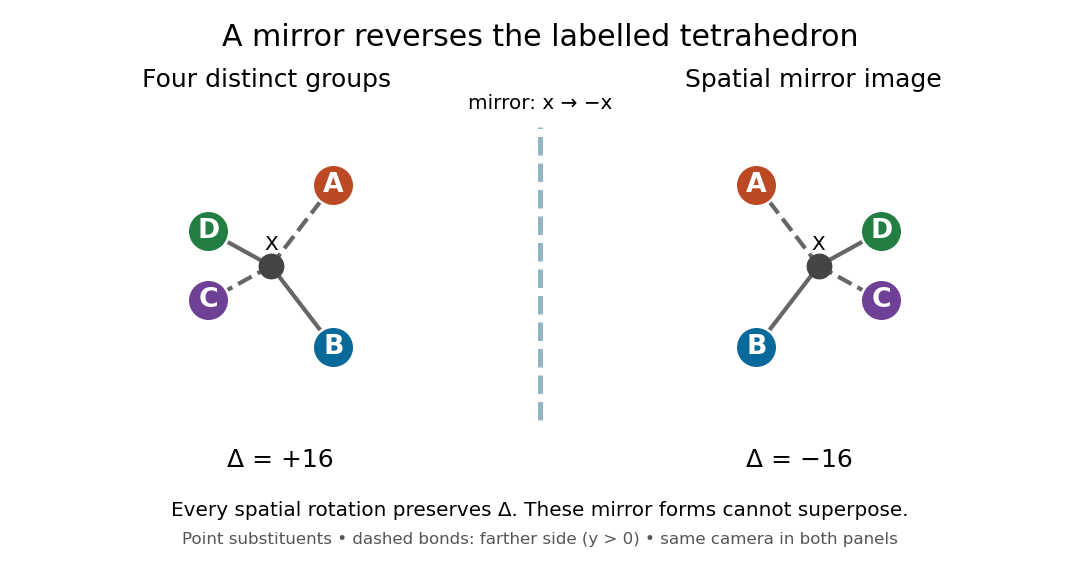

The script that drew this image:
"""Spatial mirror model. Run from _media.

Tested: Python 3.14, matplotlib 3.10.7, numpy 2.3.5.
Dimensionless point substituents, not measured molecular coordinates.
"""
from pathlib import Path
import json
import matplotlib.pyplot as plt
import numpy as np

V = np.array([[1, 1, 1], [1, -1, -1], [-1, 1, -1], [-1, -1, 1]], float)
S = np.diag([-1., 1., 1.])
COLORS = ['#bb4a24', '#08699b', '#6e4096', '#237e43']


def volume6(points):
    return np.linalg.det((points[:3] - points[3]).T)


def draw(ax, points, title):
    ax.set_proj_type('ortho')
    ax.view_init(elev=22, azim=-90)
    for i, p in enumerate(points):
        ax.plot([0, p[0]], [0, p[1]], [0, p[2]], color='#666666',
                lw=2.5, ls='--' if p[1] > 0 else '-')
        ax.scatter(*p, s=620, color=COLORS[i], edgecolors='white',
                   linewidths=1.5, depthshade=False)
        ax.text(*p, 'ABCD'[i], ha='center', va='center',
                color='white', fontsize=16, fontweight='bold', zorder=100)
    ax.scatter(0, 0, 0, s=210, color='#444444', depthshade=False)
    ax.text(0, 0, .28, 'X', ha='center', fontsize=12)
    ax.set(xlim=(-1.7, 1.7), ylim=(-1.7, 1.7), zlim=(-1.7, 1.7))
    ax.set_box_aspect((1, 1, 1))
    ax.set_axis_off()
    ax.set_title(title, fontsize=15, pad=-3)


def main():
    mirror = V @ S.T
    delta, delta_mirror = volume6(V), volume6(mirror)
    assert np.isclose(delta, 16) and np.isclose(delta_mirror, -16)
    assert np.isclose(np.linalg.det(S), -1)
    assert np.allclose(V @ V.T, mirror @ mirror.T)
    fig = plt.figure(figsize=(9, 4.8), facecolor='white')
    draw(fig.add_subplot(121, projection='3d'), V, 'Four distinct groups')
    draw(fig.add_subplot(122, projection='3d'), mirror, 'Spatial mirror image')
    fig.subplots_adjust(left=.02, right=.98, bottom=.22, top=.84, wspace=.12)
    fig.suptitle('A mirror reverses the labelled tetrahedron', fontsize=18, y=.96)
    fig.add_artist(plt.Line2D([.5, .5], [.27, .78], transform=fig.transFigure,
                             color='#93b6c7', lw=3, ls='--'))
    fig.text(.5, .81, 'mirror: x → −x', ha='center', fontsize=12,
             bbox=dict(facecolor='white', edgecolor='none', pad=3))
    fig.text(.26, .19, 'Δ = +16', ha='center', fontsize=15)
    fig.text(.74, .19, 'Δ = −16', ha='center', fontsize=15)
    fig.text(.5, .105, 'Every spatial rotation preserves Δ. These mirror forms cannot superpose.',
             ha='center', fontsize=12)
    fig.text(.5, .055, 'Point substituents • dashed bonds: farther side (y > 0) • same camera in both panels',
             ha='center', fontsize=10, color='#555555')
    fig.savefig(Path(__file__).stem + '.png', dpi=120, facecolor='white')
    plt.close(fig)
    print(json.dumps({'determinants': [delta, delta_mirror], 'mirror_det': -1,
                      'dimensions': [1080, 576]}))


if __name__ == '__main__':
    main()
